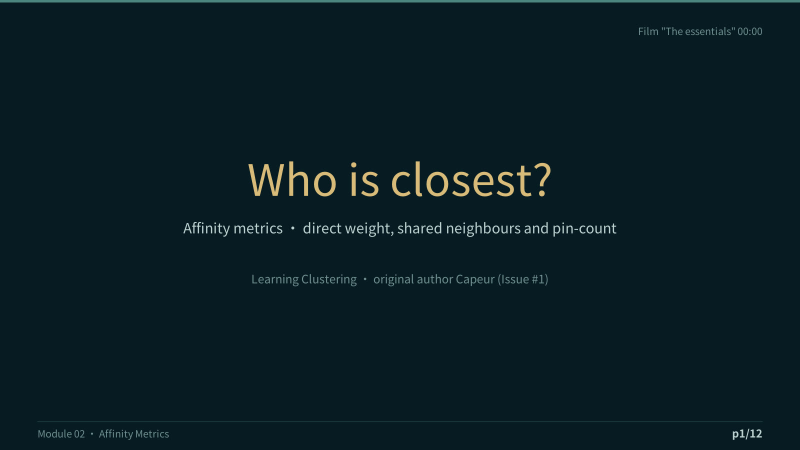
#> input picture site/slides/m02-affinity-metrics/en/p01.jpg, 1600 x 900 px (shown at 1/2 size)
$ python -i walkthrough.py   (imports and definitions only)
#> lines starting #> are read from the running program, lines starting #| are printed output that depends on the picture
#!/usr/bin/env python3
"""Compose an experiment-walkthrough film from a screen recording made by scripts/film/recorder.mjs.

  node video/<id>/walkthrough.mjs <site base url> zh build/<id>/walk-zh
  python3 scripts/film/walkthrough.py <id> [--lang zh] [--stills]

The real page sits in a window on the film's dark backdrop, a drawn cursor glides to each control and
pulses on click, the view eases in on the part being explained, and captions follow the cine kit
(zh: Chinese with English underneath; en: English). Writes lab.<lang>.mp4/.vtt/.jpg and merges the
"lab" film into site/media/<id>/film.json.
"""
import argparse
import json
import subprocess
import sys
import time
from pathlib import Path

import cairo
import numpy as np
from PIL import Image

HERE = Path(__file__).resolve().parent
ROOT = HERE.parents[1]
sys.path.insert(0, str(HERE))
import cine  # noqa: E402
from cine import W, H, FPS, L, clamp, ease, lerp, IVORY, GOLD, MUTED, FAINT  # noqa: E402
import music  # noqa: E402
from cinema import vtt, merge_manifest, SCORE_CREDIT  # noqa: E402

WIN = (288, 112, 1344, 756)          # window on screen: x, y, w, h (16:9)
SRC = (1920, 1080)
MAX_ZOOM = 1.7
TITLE = 3.2
OUTRO = 2.6


def surface(path):
    img = Image.open(path).convert("RGB").resize(SRC) if Image.open(path).size != SRC else Image.open(path).convert("RGB")
    a = np.asarray(img)
    bgra = np.empty((a.shape[0], a.shape[1], 4), np.uint8)
    bgra[:, :, 0], bgra[:, :, 1], bgra[:, :, 2], bgra[:, :, 3] = a[:, :, 2], a[:, :, 1], a[:, :, 0], 255
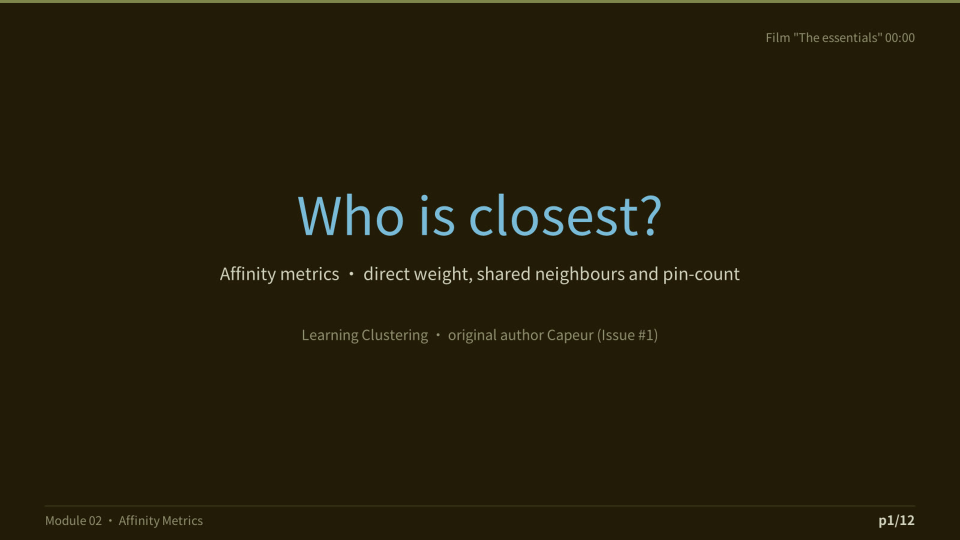
#> bgra: shape (1080, 1920, 4) (shown at 1/2 size); mean R, G, B, A 36.2, 29.9, 9.9, 255
#> (the run stopped early here; a loop or call above may not have finished)

$ run again, on site/slides/m02-affinity-metrics/en/p06.jpg
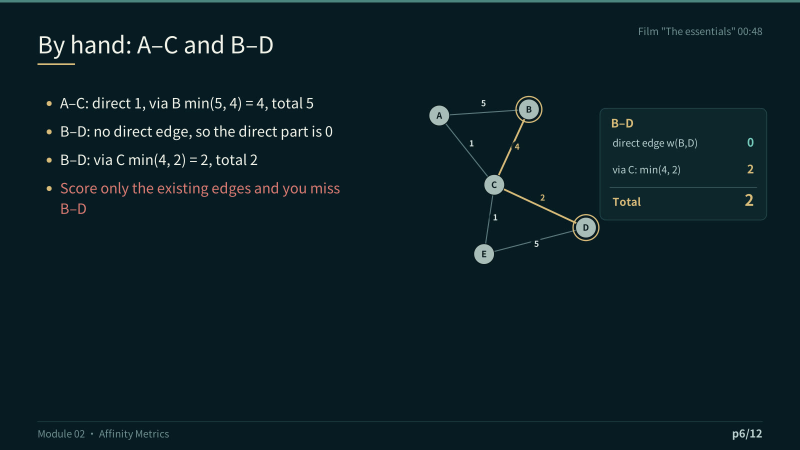
#> input picture site/slides/m02-affinity-metrics/en/p06.jpg, 1600 x 900 px (shown at 1/2 size)
#> in surface, `bgra[:, :, 0], bgra[:, :, 1], bgra[:, :, 2], bgra[:, :, 3] = a[:, :, 2..`:
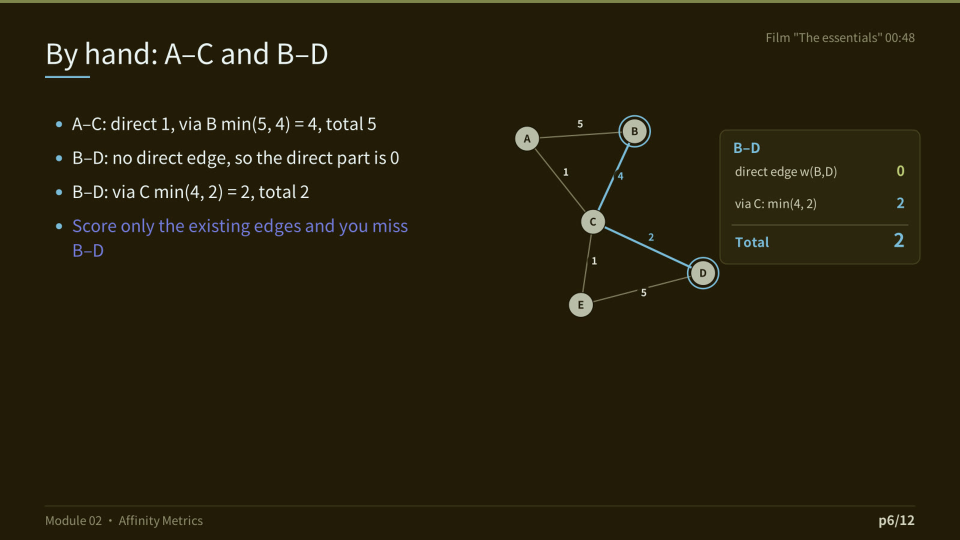
#> bgra: shape (1080, 1920, 4) (shown at 1/2 size); mean R, G, B, A 38.1, 31.8, 11.8, 255

$ run again, on site/slides/m02-affinity-metrics/en/p07.jpg
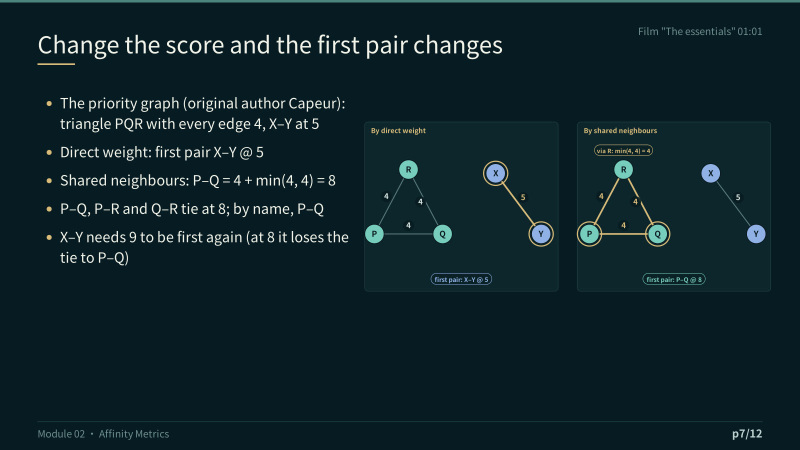
#> input picture site/slides/m02-affinity-metrics/en/p07.jpg, 1600 x 900 px (shown at 1/2 size)
#> in surface, `img = Image.open(path).convert("RGB").resize(SRC) if Image.open(path)...`:
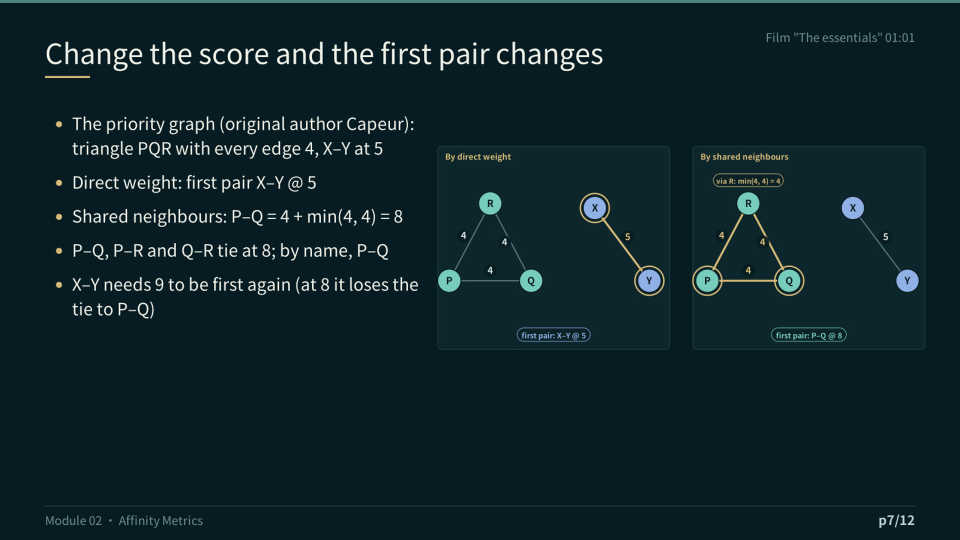
#> img: PIL image 1920x1080 RGB (shown at 1/2 size); mean R, G, B 14.8, 35.7, 41.7
#> in surface, `bgra[:, :, 0], bgra[:, :, 1], bgra[:, :, 2], bgra[:, :, 3] = a[:, :, 2..`:
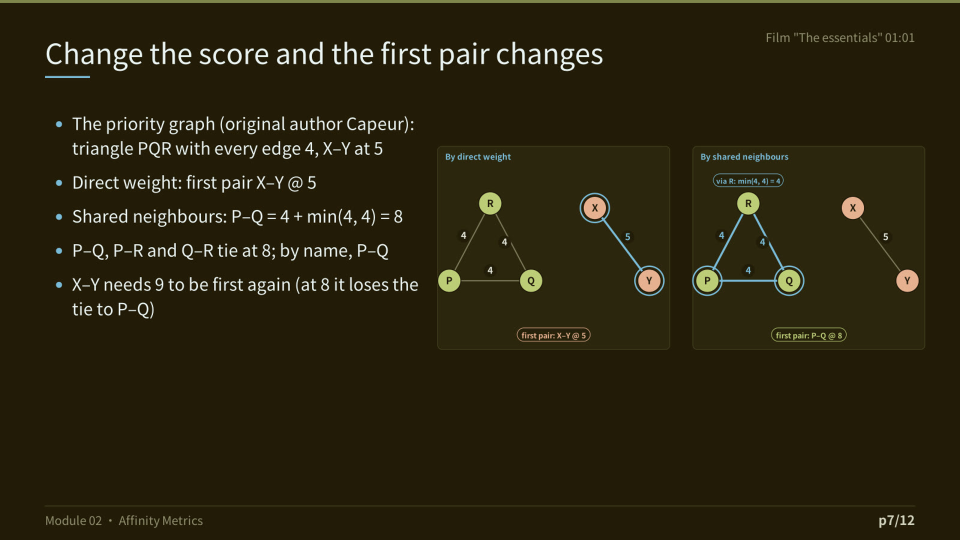
#> bgra: shape (1080, 1920, 4) (shown at 1/2 size); mean R, G, B, A 41.7, 35.7, 14.8, 255

$ run again, on site/slides/m02-affinity-metrics/en/p08.jpg
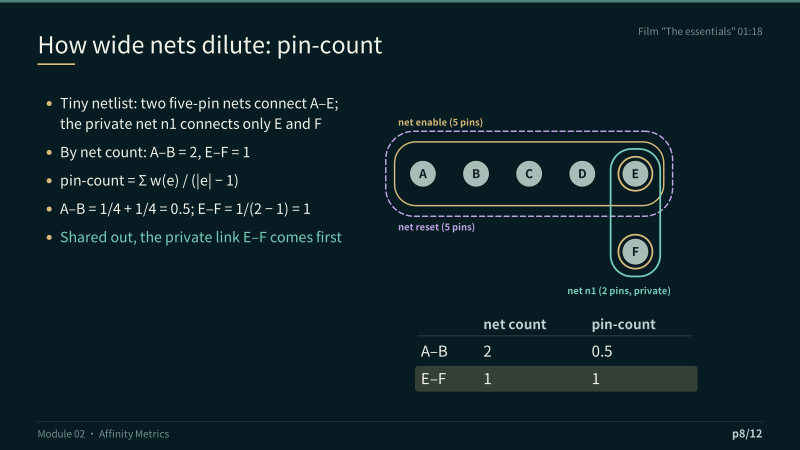
#> input picture site/slides/m02-affinity-metrics/en/p08.jpg, 1600 x 900 px (shown at 1/2 size)
#> in surface, `img = Image.open(path).convert("RGB").resize(SRC) if Image.open(path)...`:
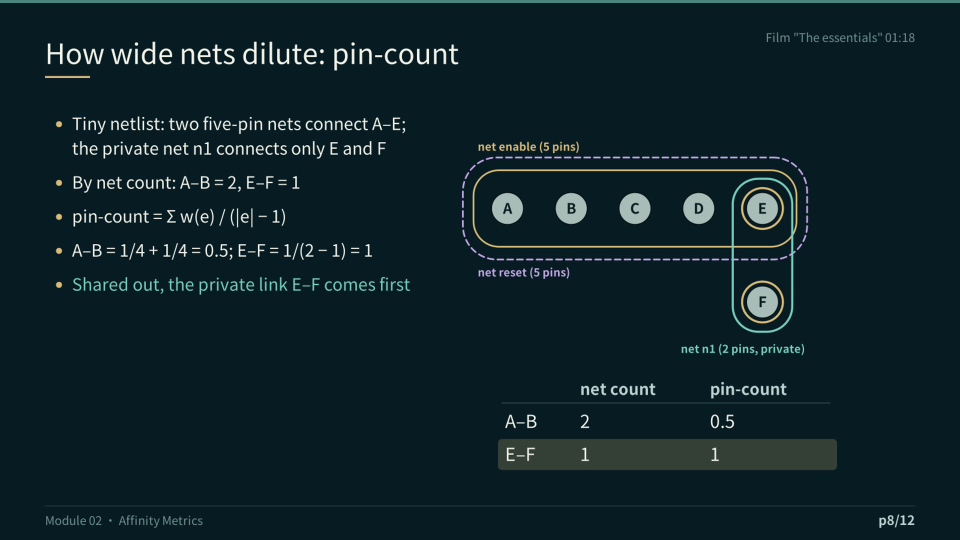
#> img: PIL image 1920x1080 RGB (shown at 1/2 size); mean R, G, B 15.1, 34.9, 40.8
#> in surface, `bgra[:, :, 0], bgra[:, :, 1], bgra[:, :, 2], bgra[:, :, 3] = a[:, :, 2..`:
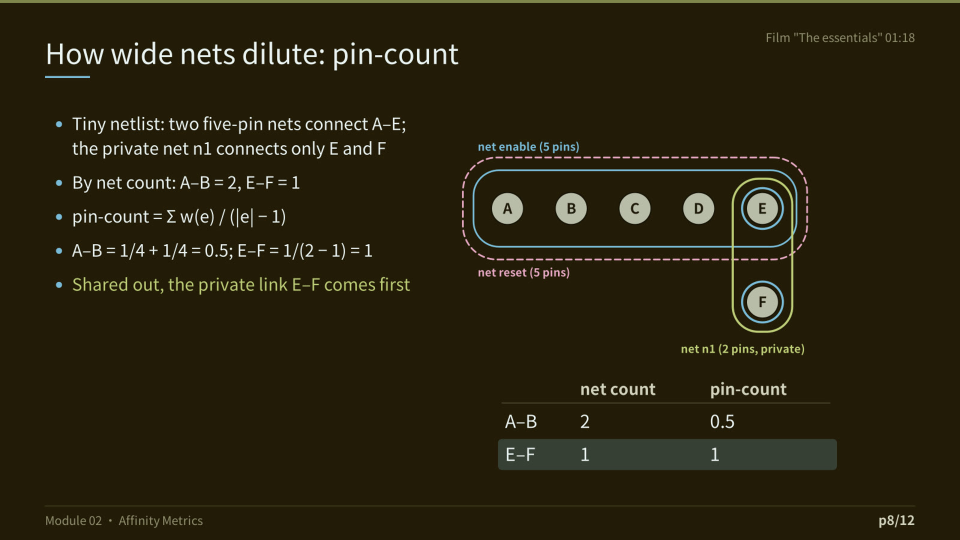
#> bgra: shape (1080, 1920, 4) (shown at 1/2 size); mean R, G, B, A 40.8, 34.9, 15.1, 255
